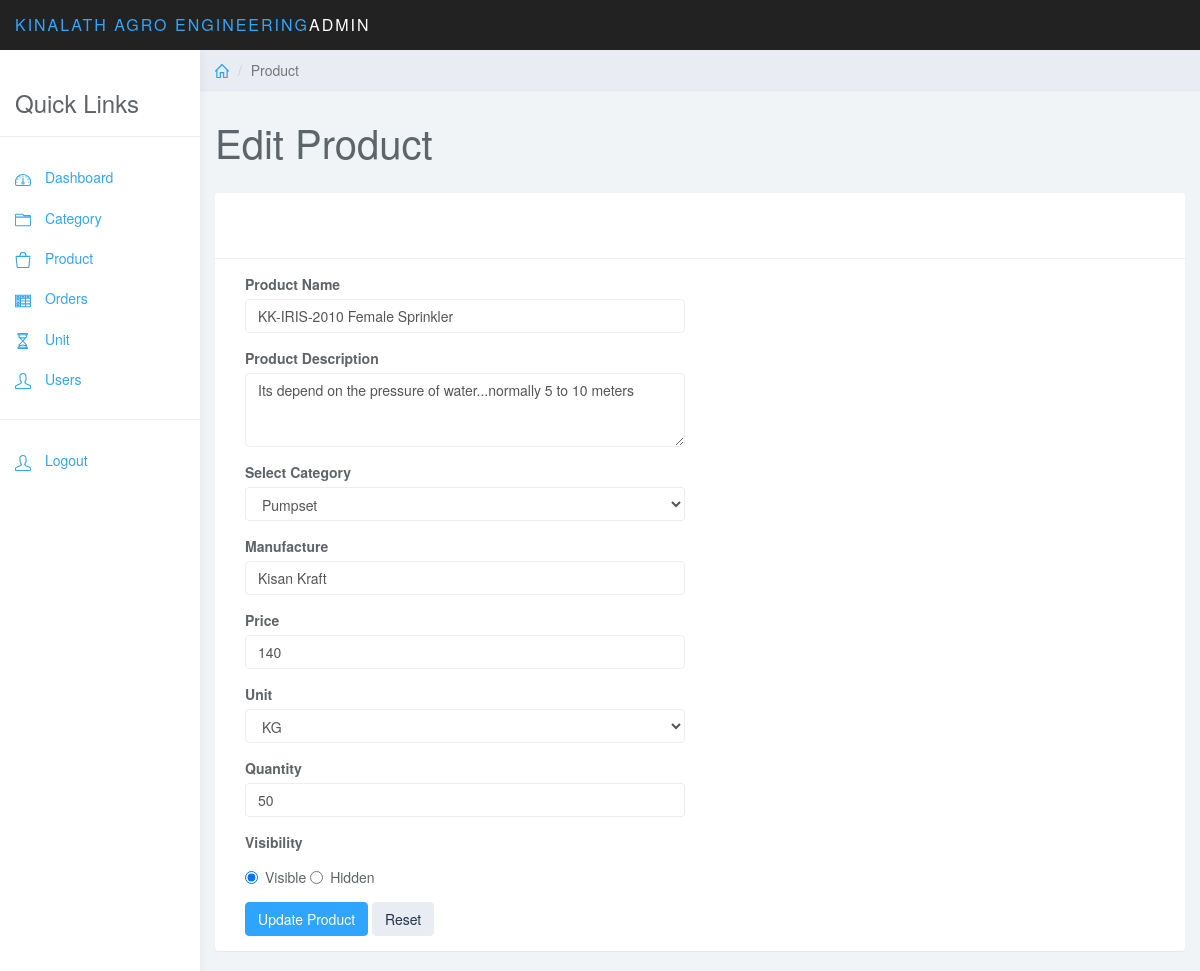
Page /admin/edit-product.php?id=10 (signed in) on the committed database.
### tables this page shows
CREATE TABLE `products` (
  `id` int(11) NOT NULL,
  `name` varchar(100) NOT NULL,
  `descr` text NOT NULL,
  `category` int(11) NOT NULL,
  `mfg` varchar(25) NOT NULL,
  `price` varchar(10) NOT NULL,
  `unit` int(11) NOT NULL,
  `qty` int(11) NOT NULL,
  `visibility` int(11) NOT NULL,
  `date` timestamp NOT NULL DEFAULT CURRENT_TIMESTAMP
);

### app/Product.php (called while the page is built, shortened)
<?php
	require_once('DB2.php');
	class Product
	{
		public static function getOne($id){
			$db=new Db();
			$sql="SELECT * FROM products WHERE id= $id LIMIT 1";
			$rows=[];
			$result=$db->query($sql);
			if($result){
				while ($r=mysqli_fetch_assoc($result)) {
					array_push($rows, $r);
				}
				return $rows[0];
			}
			return false;
		}
	}
?>

### app/DB2.php (called while the page is built, shortened)
<?php
class Db
{
	private static $connection;
	function __construct()
	{
		 if(!isset(self::$connection)) {
		 	self::$connection=mysqli_connect("localhost","root","","engineering");
		 	if (!self::$connection) {
		 		die("connection Error");
		 	}else{
		 		return self::$connection;
		 	}
		 }
	}
	function query($sql){
		$result=mysqli_query(self::$connection,$sql);
		return $result;
	}
}
?>

### app/Category.php (called while the page is built, shortened)
<?php
	require_once('DB2.php');
	class Category
	{
		public static function getAll(){
			$db=new Db();
			$sql="SELECT * FROM category";
			$rows=[];
			$result=$db->query($sql);
			if($result){
				while ($r=mysqli_fetch_assoc($result)) {
					array_push($rows, $r);
				}
				return $rows;
			}
			return false;
		}
	}
?>

### app/Unit.php (called while the page is built, shortened)
<?php
	require_once('DB2.php');
	class Unit
	{
		public static function getAll(){
			$db=new Db();
			$sql="SELECT * FROM unit";
			$rows=[];
			$result=$db->query($sql);
			if($result){
				while ($r=mysqli_fetch_assoc($result)) {
					array_push($rows, $r);
				}
				return $rows;
			}
			return false;
		}
	}
?>

### admin/edit-product.php (the view, shortened to what this page needs)
<?php
	require_once('../app/Product.php');
	require_once('../app/Category.php');
	require_once('../app/Unit.php');
	$categories=Category::getAll();
	$units=Unit::getAll();
	$product=Product::getOne($_GET['id']);
?>
<!DOCTYPE html>
<html>
<head>
<link href="css/bootstrap.min.css" rel="stylesheet">
<link href="css/styles.css" rel="stylesheet">
</head>
<body>
	<?php include_once('nav-sidebar.php'); ?>
	<div class="col-sm-9 col-sm-offset-3 col-lg-10 col-lg-offset-2 main">
		<div class="row">
			<ol class="breadcrumb">
				<li><a href="#"><svg class="glyph stroked home"><use xlink:href="#stroked-home"></use></svg></a></li>
				<li class="active">Product</li>
			</ol>
		</div>
		<div class="row">
			<div class="col-lg-12">
				<h1 class="page-header">Edit Product</h1>
			</div>
		</div>
		<div class="row">
			<div class="col-lg-12">
				<div class="panel panel-default">
					<div class="panel-heading">					<?php
					?></div>
					<div class="panel-body">
						<div class="col-md-6">
							<form role="form" method="post" action="" enctype="multipart/form-data"  >
								<div class="form-group">
									<label>Product Name</label>
									<input class="form-control" value="<?php echo $product['name']; ?>" name="name" placeholder="Enter Product Name">
								</div>
								<div class="form-group">
									<label>Product Description</label>
									<textarea class="form-control" name="description" rows="3"><?php echo $product['descr']; ?></textarea>
								</div>
								<div class="form-group">
									<label>Select Category</label>
									<select class="form-control" value="<?php echo $product['category']; ?>" name="category">
										<?php
											foreach ($categories as $cat) {
												echo "<option value=".$cat['id'].">".$cat['name']."</option>";
											}
										?>
									</select>
								</div>
								<div class="form-group">
									<label>Manufacture</label>
									<input class="form-control" value="<?php echo $product['mfg']; ?>" name="mfg" placeholder="Enter Manufacture">
								</div>
								<div class="form-group">
									<label>Price</label>
									<input class="form-control" value="<?php echo $product['price']; ?>" name="price" placeholder="Enter Price">
								</div>
								<div class="form-group">
									<label>Unit</label>
									<select value="<?php echo $product['unit']; ?>" class="form-control" name="unit">
										<?php
											foreach ($units as $unit) {
												echo "<option value=".$unit['id'].">".$unit['name']."</option>";
											}
										?>
									</select>
								</div>
								<div class="form-group">
									<label>Quantity</label>
									<input class="form-control" value="<?php echo $product['qty']; ?>"name="qty" placeholder="Enter Quantity">
								</div>
								<div class="form-group">
									<label>Visibility</label>
									<div class="radio">
										<label>
											<input type="radio" name="visibility" id="optionsRadios1" value="1" checked>Visible
										</label>
										<label>
											<input type="radio" name="visibility" id="optionsRadios2" value="0">Hidden
										</label>
									</div>
								</div>
								<button type="submit" name="edit-prod" class="btn btn-primary">Update Product</button>
								<button type="reset" class="btn btn-default">Reset</button>
							</div>
					</div>
				</div>
			</div>
		</div>
	</div>
</body>
</html>

### admin/css/styles.css (style rules this page uses)
body { background: #f1f4f7; padding-top: 50px; color: #5f6468; }
a, a:hover, a:focus { color: #30a5ff; }
h1, h2, h3, h4, h5, h6 { color: #5f6468; }
h1 { font-weight: 300; font-size: 40px; }
.form-control { border: 1px solid #eee; box-shadow: none; }
.btn-default, .btn-default:hover, .btn-default:focus, .btn-default:active, .btn-default.active, .open > .dropdown-toggle.btn-default, .btn-default.disabled, .btn-default[disabled], fieldset[disabled] .btn-default, .btn-default.disabled:hover, .btn-default[disabled]:hover, fieldset[disabled] .btn-default:hover, .btn-default.disabled:focus, .btn-default[disabled]:focus, fieldset[disabled] .btn-default:focus, .btn-default.disabled:active, .btn-default[disabled]:active, fieldset[disabled] .btn-default:active, .btn-default.disabled.active, .btn-default[disabled].active, fieldset[disabled] .btn-default.active { background-color: #e9ecf2; border-color: #e9ecf2; color: #1b3548; }
.btn-primary, .btn-primary:hover, .btn-primary:focus, .btn-primary:active, .btn-primary.active, .open > .dropdown-toggle.btn-primary, .btn-primary.disabled, .btn-primary[disabled], fieldset[disabled] .btn-primary, .btn-primary.disabled:hover, .btn-primary[disabled]:hover, fieldset[disabled] .btn-primary:hover, .btn-primary.disabled:focus, .btn-primary[disabled]:focus, fieldset[disabled] .btn-primary:focus, .btn-primary.disabled:active, .btn-primary[disabled]:active, fieldset[disabled] .btn-primary:active, .btn-primary.disabled.active, .btn-primary[disabled].active, fieldset[disabled] .btn-primary.active { background-color: #30a5ff; border-color: #30a5ff; }
.panel { border: 0; }
.panel-heading { font-size: 18px; font-weight: 300; letter-spacing: 0.025em; height: 66px; line-height: 45px; }
.panel-default .panel-heading { background: #fff; border-bottom: 1px solid #eee; color: #5f6468; }
.breadcrumb { border-radius: 0; padding: 10px 15px; background: #e9ecf2; box-shadow: 0 1px 1px rgba(0, 0, 0, .05); margin: 0 ; }
h1.page-header { margin-top: 30px; border-bottom: 0; }
.breadcrumb .glyph { height: 14px; width: 14px; margin: -2px 0 0 0; stroke-width: 4px; }

### rows in the picture
products: name "KK-IRIS-2010 Female Sprinkler", description "Its depend on the pressure of water...normally 5 to 10 meters", mfg "Kisan Kraft", price "140", qty "50"

### other values in the picture
form field category "Pumpset"
form field unit "KG"
